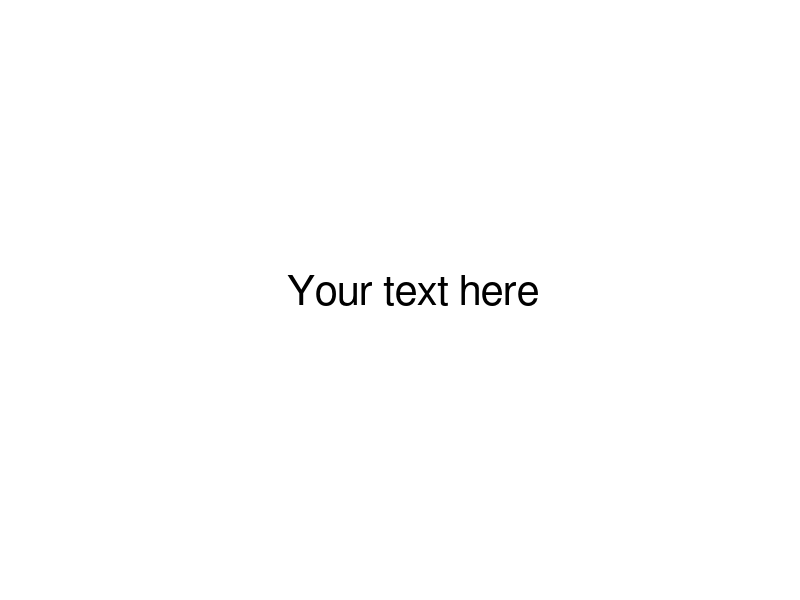

Write the MATLAB code that produced this figure. (Note: this script raises an error after producing the figure.)
% plot template
%% only word
plot_window=[1 25 1920 1080];

figure('Color','white');
text(0.5,0.5,'Your text here','FontSize',30,'HorizontalAlignment','center');
axis off

% max plot window
set(gcf, 'Position', plot_window);

%% export figure to pdf
export_fig([read_dir,'RSA_freq.pdf'], '-pdf','-append','-nocrop');